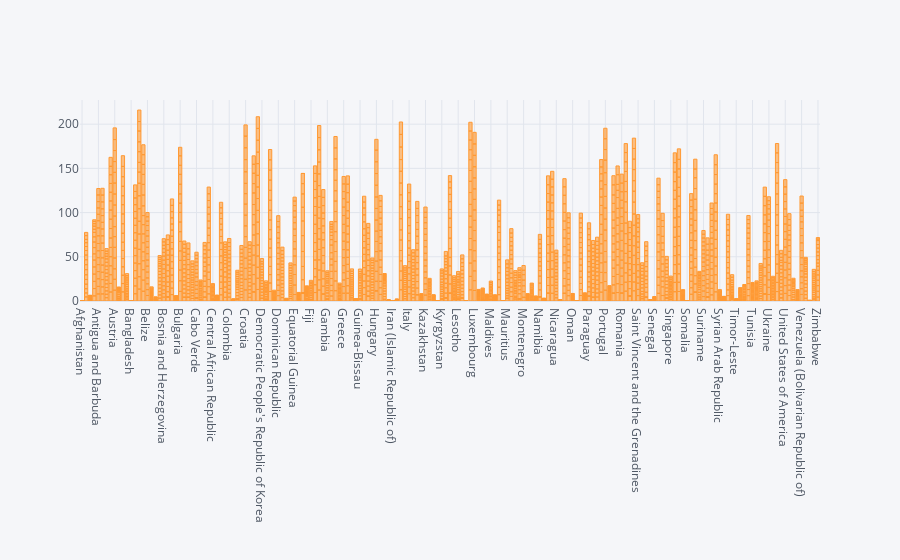

Notebook code for this chart:
### Code cell
who_df_copy.iplot(kind='bar',x='country',y='alcohol')

### Figure 1 — Plotly figure (JSON) as saved in the notebook; plotly's stock layout.template omitted (floating-point values rounded to 4 significant figures; data arrays with more than 128 entries replaced by an {"elided": "..."} marker saying what was removed)
{"data": [{"name": "alcohol", "text": "", "y": {"elided": "2888 float values"}, "marker": {"color": "rgba(255, 153, 51, 0.6)", "line": {"color": "rgba(255, 153, 51, 1.0)", "width": 1}}, "x": {"elided": "2888 str values"}, "type": "bar", "orientation": "v"}], "layout": {"title": {"font": {"color": "#4D5663"}}, "paper_bgcolor": "#F5F6F9", "plot_bgcolor": "#F5F6F9", "yaxis": {"tickfont": {"color": "#4D5663"}, "zerolinecolor": "#E1E5ED", "title": {"text": "", "font": {"color": "#4D5663"}}, "gridcolor": "#E1E5ED", "showgrid": true}, "xaxis": {"tickfont": {"color": "#4D5663"}, "zerolinecolor": "#E1E5ED", "title": {"text": "", "font": {"color": "#4D5663"}}, "gridcolor": "#E1E5ED", "showgrid": true}, "legend": {"bgcolor": "#F5F6F9", "font": {"color": "#4D5663"}}}}
